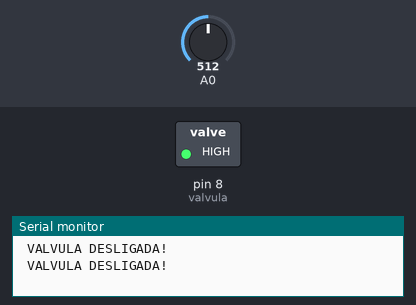
A sketch run on a simulated Arduino Uno, built with avr-gcc and run on an emulated ATmega328P. Shown: switched loads named in the sketch (green lamp = pin HIGH), the last lines printed to the serial monitor. The test bench sets the inputs (shaded band); at power-on: A0 = 512.

Above: at 2.6 s.
2.7 s: A0 set to 590
5.1 s: A0 set to 616
At 5.9 s:
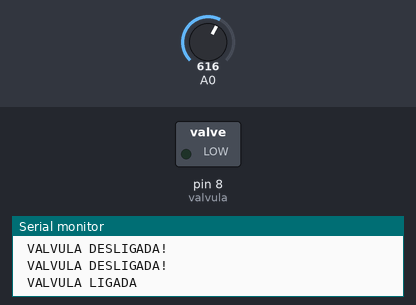
7.5 s: A0 set to 511
At 9.8 s:
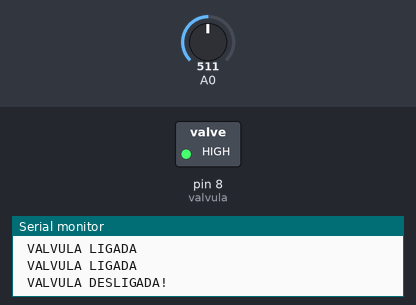
10.5 s: A0 set to 610
At 11.2 s:
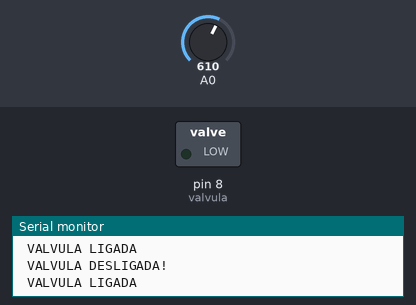
Timing chart, 0 to 13.5 s (numbered marks = the images above; inputs shaded):
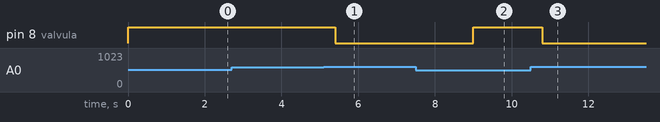

Measured:
- the behaviour switches between 600 and 601 on A0 (found by bisection; images 0 and 1)
- after the input at 5.1 s, pin 8 (valvula): HIGH → LOW after 0.30 s
- after the input at 7.5 s, pin 8 (valvula): LOW → HIGH after 1.5 s
- after the input at 10.5 s, pin 8 (valvula): HIGH → LOW after 0.30 s

The sketch:

sensground1.ino
```cpp
//relay signal for valve
int valvula = 8;

void setup() {
  Serial.begin(9600);

  //declares valve as output
  pinMode(valvula, OUTPUT);
}

// ===== FUNCTION PROTOTYPE =====
void humidity_reading(int level1);

void loop() {
  //sensor reading on pin A0 and storage in SensorValue
  int sensorValue = analogRead(A0);

  //checks if read value is above 600 (humid under 600 and dry up to 1023)

  if(sensorValue > 600) {
    //if TRUE, release water.
    Serial.println(" VALVULA LIGADA");
    digitalWrite(valvula,LOW);
    delay(1000);
  }
  else {
    //if FALSE, stop the water flow
    Serial.println(" VALVULA DESLIGADA!");
    digitalWrite(valvula,HIGH);
    delay(1000);
  }
  delay(800);
}
```
